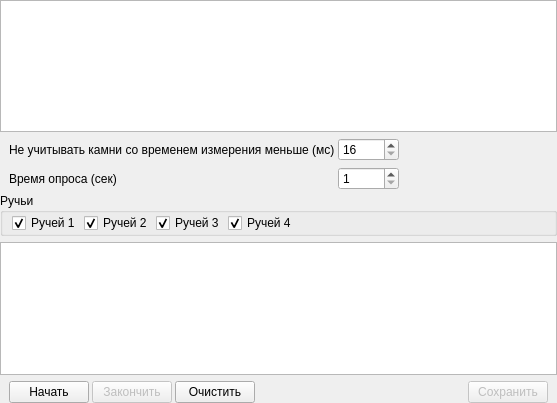
<?xml version="1.0" encoding="UTF-8"?>
<ui version="4.0">
 <class>SPRSeparateDetailTableWidget</class>
 <widget class="QWidget" name="SPRSeparateDetailTableWidget">
  <property name="geometry">
   <rect>
    <x>0</x>
    <y>0</y>
    <width>557</width>
    <height>403</height>
   </rect>
  </property>
  <property name="windowTitle">
   <string>Form</string>
  </property>
  <layout class="QVBoxLayout" name="verticalLayout_2">
   <property name="spacing">
    <number>6</number>
   </property>
   <property name="leftMargin">
    <number>0</number>
   </property>
   <property name="topMargin">
    <number>0</number>
   </property>
   <property name="rightMargin">
    <number>0</number>
   </property>
   <property name="bottomMargin">
    <number>0</number>
   </property>
   <item>
    <widget class="QWidget" name="upWidget" native="true">
     <layout class="QHBoxLayout" name="horizontalLayout">
      <property name="spacing">
       <number>3</number>
      </property>
      <property name="leftMargin">
       <number>0</number>
      </property>
      <property name="topMargin">
       <number>0</number>
      </property>
      <property name="rightMargin">
       <number>0</number>
      </property>
      <property name="bottomMargin">
       <number>0</number>
      </property>
      <item>
       <widget class="SPRSeparateDetailsTable" name="tSeparateDetail">
        <attribute name="horizontalHeaderStretchLastSection">
         <bool>true</bool>
        </attribute>
        <attribute name="verticalHeaderVisible">
         <bool>false</bool>
        </attribute>
       </widget>
      </item>
     </layout>
    </widget>
   </item>
   <item>
    <widget class="QWidget" name="downWidget" native="true">
     <layout class="QVBoxLayout" name="verticalLayout">
      <property name="spacing">
       <number>3</number>
      </property>
      <property name="leftMargin">
       <number>0</number>
      </property>
      <property name="topMargin">
       <number>0</number>
      </property>
      <property name="rightMargin">
       <number>0</number>
      </property>
      <property name="bottomMargin">
       <number>0</number>
      </property>
      <item>
       <widget class="QWidget" name="widget_2" native="true">
        <layout class="QHBoxLayout" name="horizontalLayout_2">
         <property name="spacing">
          <number>3</number>
         </property>
         <property name="leftMargin">
          <number>0</number>
         </property>
         <property name="topMargin">
          <number>0</number>
         </property>
         <property name="rightMargin">
          <number>0</number>
         </property>
         <property name="bottomMargin">
          <number>0</number>
         </property>
         <item>
          <widget class="QWidget" name="widget" native="true">
           <layout class="QFormLayout" name="formLayout">
            <property name="horizontalSpacing">
             <number>3</number>
            </property>
            <property name="leftMargin">
             <number>9</number>
            </property>
            <property name="topMargin">
             <number>0</number>
            </property>
            <property name="rightMargin">
             <number>0</number>
            </property>
            <property name="bottomMargin">
             <number>0</number>
            </property>
            <item row="0" column="0">
             <widget class="QLabel" name="label">
              <property name="text">
               <string>Не учитывать камни со временем измерения меньше (мс)</string>
              </property>
             </widget>
            </item>
            <item row="1" column="0">
             <widget class="QLabel" name="label_2">
              <property name="text">
               <string>Время опроса (сек)</string>
              </property>
             </widget>
            </item>
            <item row="0" column="1">
             <widget class="QSpinBox" name="leMinimumTimeScope">
              <property name="minimum">
               <number>16</number>
              </property>
              <property name="maximum">
               <number>99999</number>
              </property>
              <property name="singleStep">
               <number>16</number>
              </property>
             </widget>
            </item>
            <item row="1" column="1">
             <widget class="QSpinBox" name="leCommandTimeInterval">
              <property name="minimum">
               <number>1</number>
              </property>
              <property name="maximum">
               <number>10</number>
              </property>
             </widget>
            </item>
           </layout>
          </widget>
         </item>
         <item>
          <spacer name="horizontalSpacer">
           <property name="orientation">
            <enum>Qt::Horizontal</enum>
           </property>
           <property name="sizeHint" stdset="0">
            <size>
             <width>40</width>
             <height>20</height>
            </size>
           </property>
          </spacer>
         </item>
        </layout>
       </widget>
      </item>
      <item>
       <widget class="QGroupBox" name="gbThreads">
        <property name="title">
         <string>Ручьи</string>
        </property>
        <layout class="QHBoxLayout" name="horizontalLayout_3">
         <property name="spacing">
          <number>3</number>
         </property>
         <property name="leftMargin">
          <number>9</number>
         </property>
         <property name="topMargin">
          <number>0</number>
         </property>
         <property name="rightMargin">
          <number>0</number>
         </property>
         <property name="bottomMargin">
          <number>0</number>
         </property>
         <item>
          <widget class="QCheckBox" name="checkBox">
           <property name="text">
            <string>Ручей 1</string>
           </property>
           <property name="checked">
            <bool>true</bool>
           </property>
          </widget>
         </item>
         <item>
          <widget class="QCheckBox" name="checkBox_2">
           <property name="text">
            <string>Ручей 2</string>
           </property>
           <property name="checked">
            <bool>true</bool>
           </property>
          </widget>
         </item>
         <item>
          <widget class="QCheckBox" name="checkBox_3">
           <property name="text">
            <string>Ручей 3</string>
           </property>
           <property name="checked">
            <bool>true</bool>
           </property>
          </widget>
         </item>
         <item>
          <widget class="QCheckBox" name="checkBox_4">
           <property name="text">
            <string>Ручей 4</string>
           </property>
           <property name="checked">
            <bool>true</bool>
           </property>
          </widget>
         </item>
         <item>
          <spacer name="hsTreads">
           <property name="orientation">
            <enum>Qt::Horizontal</enum>
           </property>
           <property name="sizeHint" stdset="0">
            <size>
             <width>40</width>
             <height>20</height>
            </size>
           </property>
          </spacer>
         </item>
        </layout>
       </widget>
      </item>
     </layout>
    </widget>
   </item>
   <item>
    <widget class="QTableView" name="tSeparateDetailSummary">
     <property name="selectionMode">
      <enum>QAbstractItemView::SingleSelection</enum>
     </property>
     <property name="selectionBehavior">
      <enum>QAbstractItemView::SelectRows</enum>
     </property>
     <attribute name="verticalHeaderVisible">
      <bool>false</bool>
     </attribute>
    </widget>
   </item>
   <item>
    <widget class="QWidget" name="widget_3" native="true">
     <layout class="QHBoxLayout" name="horizontalLayout_4">
      <property name="spacing">
       <number>3</number>
      </property>
      <property name="leftMargin">
       <number>9</number>
      </property>
      <property name="topMargin">
       <number>0</number>
      </property>
      <property name="bottomMargin">
       <number>0</number>
      </property>
      <item>
       <widget class="QPushButton" name="bBeginScope">
        <property name="text">
         <string>Начать</string>
        </property>
       </widget>
      </item>
      <item>
       <widget class="QPushButton" name="bEndScope">
        <property name="enabled">
         <bool>false</bool>
        </property>
        <property name="text">
         <string>Закончить</string>
        </property>
       </widget>
      </item>
      <item>
       <widget class="QPushButton" name="bClear">
        <property name="text">
         <string>Очистить</string>
        </property>
       </widget>
      </item>
      <item>
       <spacer name="horizontalSpacer_3">
        <property name="orientation">
         <enum>Qt::Horizontal</enum>
        </property>
        <property name="sizeHint" stdset="0">
         <size>
          <width>40</width>
          <height>20</height>
         </size>
        </property>
       </spacer>
      </item>
      <item>
       <widget class="QPushButton" name="bSave">
        <property name="enabled">
         <bool>false</bool>
        </property>
        <property name="text">
         <string>Сохранить</string>
        </property>
       </widget>
      </item>
     </layout>
    </widget>
   </item>
  </layout>
 </widget>
 <customwidgets>
  <customwidget>
   <class>SPRSeparateDetailsTable</class>
   <extends>QTableView</extends>
   <header>sprseparatedetailstable.h</header>
  </customwidget>
 </customwidgets>
 <resources/>
 <connections/>
</ui>
